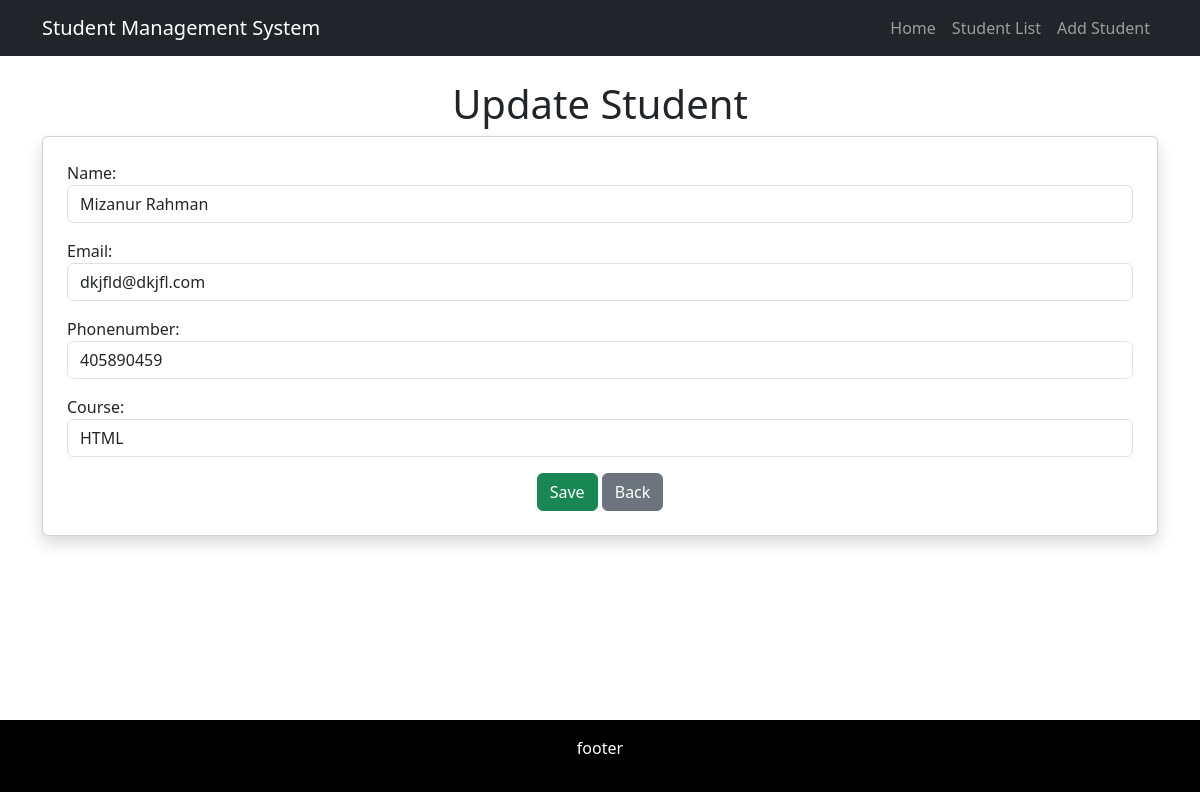
Before: /update/8/ with the older database file.
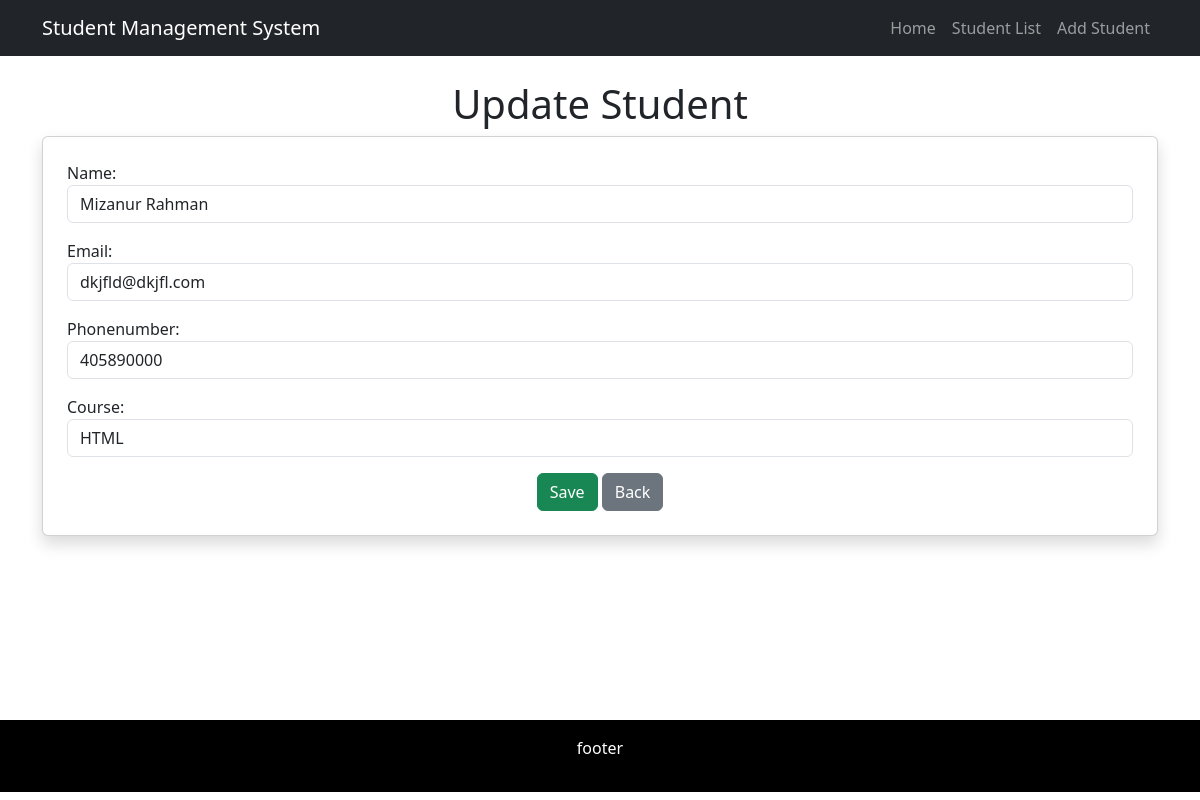
After: the same page with the newer database file.
### student/models.py (models this page shows, shortened)
class Student(models.Model):
    name = models.CharField(max_length=100)
    email = models.CharField(max_length=100)
    phonenumber = models.IntegerField()
    course = models.CharField(max_length=100)

### student/views.py (the view)
# urls.py: path('update/<int:student_id>/', views.update_student,name='update_student'),
def update_student(request,student_id):
    specific_student=Student.objects.get(id=student_id)
    if request.method == 'POST':
      form = StudentForm(request.POST,instance=specific_student)
      if form.is_valid():
         form.save()
         messages.add_message(request,messages.WARNING,'Record Updated')
         return redirect('studentlist')
    else:
        form = StudentForm(instance=specific_student)
        return render(request,'add_student.html',{'form':form})

### student/forms.py
class StudentForm(forms.ModelForm):
    class Meta:
        model = Student
        fields = ['name','email','phonenumber','course']
        widgets = {
            'name' : forms.TextInput(attrs={
                'class':'form-control'
            }),
            'email': forms.EmailInput(attrs={
                'class':'form-control'
            }),
            'phonenumber' : forms.NumberInput(attrs={
                'class':'form-control'
            }),
            'course' : forms.TextInput(attrs={
                'class':'form-control'
            }),
        }

### student/templates/add_student.html (shortened to what this page needs)
{% extends "base.html" %}
{% load crispy_forms_tags %}
{% block content %}
    <h1 class="text-center">{% if form.instance.pk %}Update{% else %}Add{% endif %} Student</h1>
    <div class="card shadow p-4">
        <form method="post">
            {{ form.as_p }}
            <div class="text-center">
                <button type="submit" class="btn btn-success">Save</button>
                <a href="{% url 'homepage' %}" class="btn btn-secondary">Back</a>
            </div>
        </form>
    </div>
{% endblock %}

Changed rows visible on the page:
changed Student "Mizanur Rahman": phonenumber "405890459" → "405890000"
